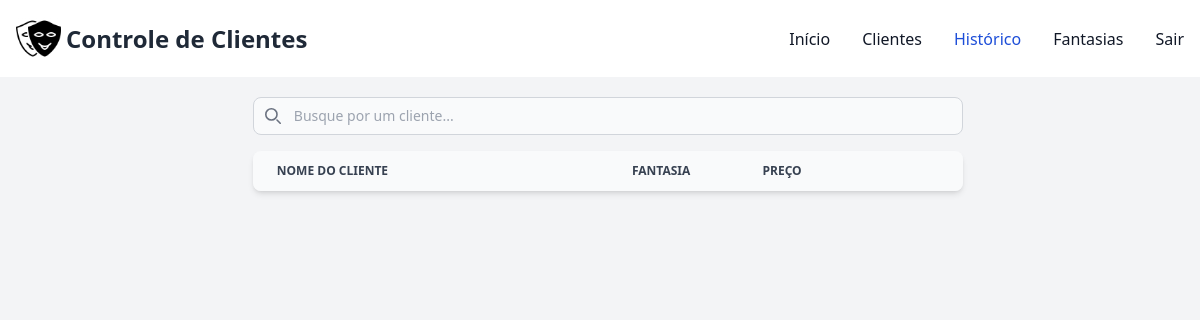
The page /controle/historico/ (signed in) on the database as committed earlier.
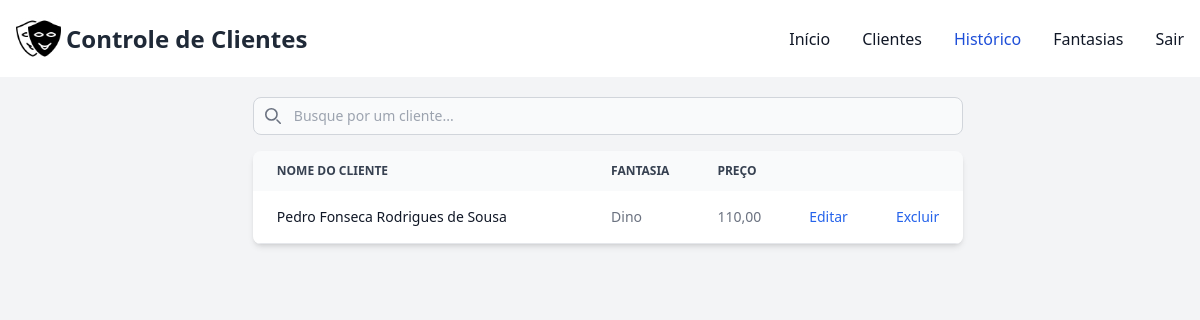
The same page on the database as committed later.
### controle/models.py (models this page shows, shortened)
class ClienteFantasia(models.Model):
    cliente = models.ForeignKey(Cliente, on_delete=models.CASCADE)
    fantasia = models.ForeignKey(Fantasia, on_delete=models.CASCADE)
    preco_fantasia = models.DecimalField(max_digits=10, decimal_places=2, blank=True, null=True)
    data_inicio_fantasia = models.DateField()
    data_fim_fantasia = models.DateField(blank=True, null=True)
    tipo_transacao = models.CharField(max_length=1, null=False)
    baixa_fantasia = models.CharField(max_length=1, null=False)

class Cliente(models.Model):
    usuario = models.ForeignKey(User, on_delete=models.CASCADE)
    nome_cliente = models.CharField(max_length=100, null=False)
    cpf_cliente = models.CharField(max_length=18, null=False)
    tel_cliente = models.CharField(max_length=14, null=False)
    tel2_cliente = models.CharField(max_length=14, null=True, blank=True)
    logradouro_cliente = models.CharField(max_length=150, null=False)
    num_logradouro = models.CharField(max_length=15, null=False)
    complemento_logradouro = models.CharField(max_length=100, blank=True, null=True)
    bairro_logradouro = models.CharField(max_length=100, blank=True, null=True)
    uf_logradouro = models.CharField(max_length=2, blank=True, null=True)
    municipio_logradouro = models.CharField(max_length=100, blank=True, null=True)
    data_nasc_cliente = models.DateField(blank=True, null=True)
    cep_cliente = models.CharField(max_length=9, blank=True)
    email_cliente = models.CharField(max_length=80, blank=True)
    observacao_cliente = models.TextField(blank=True, null=True)
    class Meta:
        constraints = [
            UniqueConstraint(fields=['cpf_cliente', 'usuario'], name='unique_cliente_cpf_usuario')
        ]

class Fantasia(models.Model):
    usuario = models.ForeignKey(User, on_delete=models.CASCADE)
    nome_fantasia = models.CharField(max_length=60, unique=True)
    preco_venda = models.DecimalField(max_digits=10, decimal_places=2, blank=True, null=True)
    preco_aluguel = models.DecimalField(max_digits=10, decimal_places=2, blank=True, null=True)
    tipo_fantasia = models.ForeignKey(Tipo, on_delete=models.CASCADE)
    def __str__(self):
        return f"{self.nome_fantasia}"

### controle/views.py (the view)
# urls.py: path('historico/', views.historico_view, name='historico'),
@login_required(login_url="/controle/login")
def historico_view(request):
    sessao = request.user
    clientesFantasia = ClienteFantasia.objects.filter(cliente__usuario = sessao)
    context = {
        'historico': clientesFantasia
    }
    return render(request, 'historico.html', context)

### controle/templates/historico.html (shortened to what this page needs)
{% extends "base.html" %}
{% block conteudo %}
    <div class="pt-4 pl-4">
        <div class="flex justify-center">
            <div class="flex flex-col lg:w-3/5 w-4/5">
            <div class="pb-4">
                <div class="relative mt-1">
                    <div class="absolute inset-y-0 rtl:inset-r-0 start-0 flex items-center ps-3 pointer-events-none">
                    </div>
                    <input type="text" id="table-search" class="block pt-2 ps-10 text-sm text-gray-900 border border-gray-300 rounded-lg w-full bg-gray-50 focus:ring-blue-500 focus:border-blue-500" placeholder="Busque por um cliente...">
                </div>
            </div>
            <div class="relative overflow-x-auto shadow-md sm:rounded-lg">
                <table class="w-full text-sm text-left rtl:text-right text-gray-500">
                    <thead class="text-xs text-gray-700 uppercase bg-gray-50">
                        <tr>
                            <th scope="col" class="px-6 py-3 w-1/2">
                                Nome do Cliente
                            </th>
                            <th scope="col" class="px-6 py-3">
                                Fantasia
                            </th>
                            <th scope="col" class="px-6 py-3">
                                Preço
                            </th>
                            <th scope="col" class="px-6 py-3">
                            </th>
                            <th scope="col" class="px-6 py-3">
                            </th>
                        </tr>
                    </thead>
                    <tbody>
                        {% for clienteFantasia in historico %}
                        <tr class="bg-white border-b">
                            <th scope="row" class="px-6 py-4 font-medium text-gray-900 whitespace-nowrap">
                                {{ clienteFantasia.cliente.nome_cliente|truncatechars:52 }}
                            </th>
                            <td class="px-6 py-4">
                                {{ clienteFantasia.fantasia }}
                            </td>
                            <td class="px-6 py-4">
                                {{ clienteFantasia.preco_fantasia }}
                            </td>
                            <td class="px-6 py-4">
                                <button data-fantasia-cliente-id="{{ clienteFantasia.id }}" data-modal-target="editar-modal" data-modal-toggle="editar-modal" class="font-medium text-blue-600 hover:underline">Editar</button>
                            </td>
                            <td class="px-6 py-4">
                                <button data-fantasia-cliente-id="{{ clienteFantasia.id }}" class="font-medium text-blue-600 hover:underline" onclick="excluirClienteFantasia(event)">Excluir</button>
                            </td>
                        </tr>
                        {% endfor %}
                    </tbody>
                </table>
            </div>
        </div>
    </div>
    </div>
{% load static %}
{% endblock %}

Rows that differ between the two databases and show on the page:
added ClienteFantasia: cliente.nome_cliente "Pedro Fonseca Rodrigues de Sousa", fantasia "Dino", preco_fantasia "110,00"
